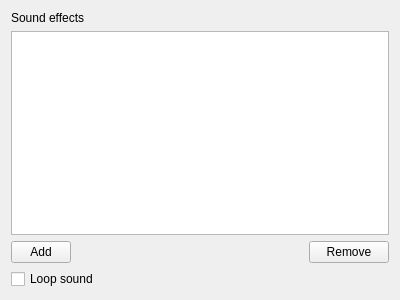
<?xml version="1.0" encoding="UTF-8"?>
<ui version="4.0">
 <class>Form</class>
 <widget class="QWidget" name="Form">
  <property name="geometry">
   <rect>
    <x>0</x>
    <y>0</y>
    <width>400</width>
    <height>300</height>
   </rect>
  </property>
  <property name="windowTitle">
   <string>Form</string>
  </property>
  <layout class="QVBoxLayout" name="verticalLayout">
   <item>
    <widget class="QLabel" name="label">
     <property name="sizePolicy">
      <sizepolicy hsizetype="Minimum" vsizetype="Preferred">
       <horstretch>0</horstretch>
       <verstretch>0</verstretch>
      </sizepolicy>
     </property>
     <property name="text">
      <string>Sound effects</string>
     </property>
    </widget>
   </item>
   <item>
    <widget class="QListWidget" name="list_sounds">
     <property name="toolTip">
      <string>&lt;html&gt;&lt;head/&gt;&lt;body&gt;&lt;p&gt;The animation will play one of the sound effects added to this list randomly.&lt;/p&gt;&lt;/body&gt;&lt;/html&gt;</string>
     </property>
    </widget>
   </item>
   <item>
    <layout class="QHBoxLayout" name="horizontalLayout">
     <item alignment="Qt::AlignLeft">
      <widget class="QPushButton" name="btn_add">
       <property name="sizePolicy">
        <sizepolicy hsizetype="Fixed" vsizetype="Fixed">
         <horstretch>0</horstretch>
         <verstretch>0</verstretch>
        </sizepolicy>
       </property>
       <property name="maximumSize">
        <size>
         <width>60</width>
         <height>16777215</height>
        </size>
       </property>
       <property name="text">
        <string>Add</string>
       </property>
      </widget>
     </item>
     <item alignment="Qt::AlignRight">
      <widget class="QPushButton" name="btn_remove">
       <property name="sizePolicy">
        <sizepolicy hsizetype="Fixed" vsizetype="Fixed">
         <horstretch>0</horstretch>
         <verstretch>0</verstretch>
        </sizepolicy>
       </property>
       <property name="text">
        <string>Remove</string>
       </property>
      </widget>
     </item>
    </layout>
   </item>
   <item>
    <widget class="QCheckBox" name="checkbox_loop">
     <property name="text">
      <string>Loop sound</string>
     </property>
    </widget>
   </item>
  </layout>
 </widget>
 <resources/>
 <connections/>
</ui>
